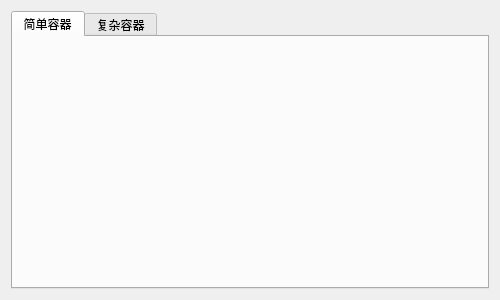
<?xml version="1.0" encoding="UTF-8"?>
<ui version="4.0">
 <class>frmPanelWidget</class>
 <widget class="QWidget" name="frmPanelWidget">
  <property name="geometry">
   <rect>
    <x>0</x>
    <y>0</y>
    <width>500</width>
    <height>300</height>
   </rect>
  </property>
  <property name="windowTitle">
   <string>Form</string>
  </property>
  <layout class="QVBoxLayout" name="verticalLayout">
   <item>
    <widget class="QTabWidget" name="tabWidget">
     <property name="currentIndex">
      <number>0</number>
     </property>
     <widget class="QWidget" name="tab">
      <attribute name="title">
       <string>简单容器</string>
      </attribute>
      <layout class="QVBoxLayout" name="verticalLayout_2">
       <property name="spacing">
        <number>0</number>
       </property>
       <property name="leftMargin">
        <number>0</number>
       </property>
       <property name="topMargin">
        <number>0</number>
       </property>
       <property name="rightMargin">
        <number>0</number>
       </property>
       <property name="bottomMargin">
        <number>0</number>
       </property>
       <item>
        <widget class="PanelWidget" name="widget1"/>
       </item>
      </layout>
     </widget>
     <widget class="QWidget" name="tab_2">
      <attribute name="title">
       <string>复杂容器</string>
      </attribute>
      <layout class="QVBoxLayout" name="verticalLayout_3">
       <property name="spacing">
        <number>0</number>
       </property>
       <property name="leftMargin">
        <number>0</number>
       </property>
       <property name="topMargin">
        <number>0</number>
       </property>
       <property name="rightMargin">
        <number>0</number>
       </property>
       <property name="bottomMargin">
        <number>0</number>
       </property>
       <item>
        <widget class="PanelWidget" name="widget2"/>
       </item>
      </layout>
     </widget>
    </widget>
   </item>
  </layout>
 </widget>
 <customwidgets>
  <customwidget>
   <class>PanelWidget</class>
   <extends>QWidget</extends>
   <header>panelwidget.h</header>
   <container>1</container>
  </customwidget>
 </customwidgets>
 <resources/>
 <connections/>
</ui>
